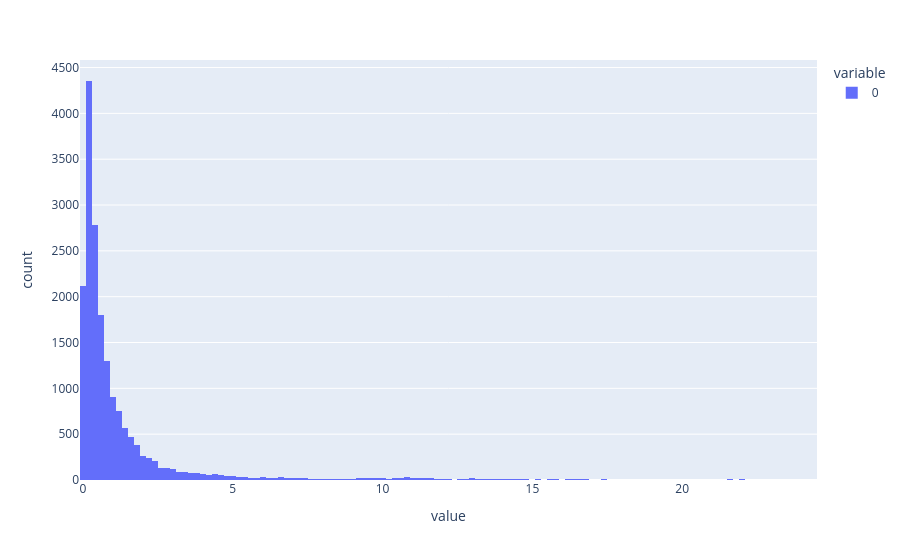

Source (notebook cell):
### Markdown cell above
The value range is all over the place. To sensibly interprete it (or threshold it), it needs to be normalized.

- full audio CQT: use percentile near max (e.g. 0.995)
- chunked CQT: use max(sliding max (based on e.g. percentile 0.995), min_energy)

### Code cell
px.histogram(np.abs(y_cqt).flatten())

### Figure 1 — Plotly figure (JSON) as saved in the notebook; plotly's stock layout.template omitted (floating-point values rounded to 4 significant figures; data arrays with more than 128 entries replaced by an {"elided": "..."} marker saying what was removed)
{"data": [{"alignmentgroup": "True", "bingroup": "x", "hovertemplate": "variable=0<br>value=%{x}<br>count=%{y}<extra></extra>", "legendgroup": "0", "marker": {"color": "#636efa", "pattern": {"shape": ""}}, "name": "0", "offsetgroup": "0", "orientation": "v", "showlegend": true, "type": "histogram", "x": {"elided": "18144 float values"}, "xaxis": "x", "yaxis": "y"}], "layout": {"barmode": "relative", "legend": {"title": {"text": "variable"}, "tracegroupgap": 0}, "margin": {"t": 60}, "xaxis": {"anchor": "y", "domain": [0, 1], "title": {"text": "value"}}, "yaxis": {"anchor": "x", "domain": [0, 1], "title": {"text": "count"}}}}
